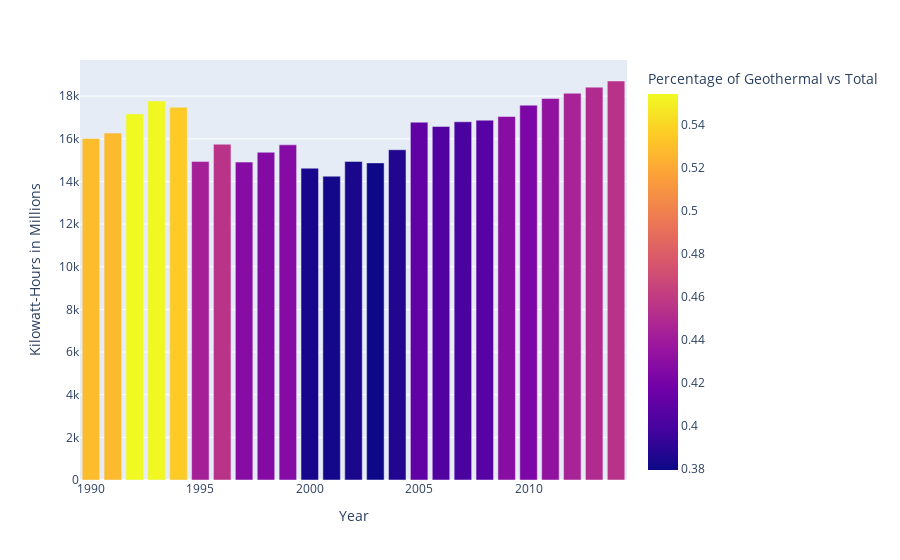

Notebook code for this chart:
### Code cell
geothermal = px.bar(geo_results, x='year', y='quantity', labels={'quantity':'Kilowatt-Hours in Millions', 'year':'Year', 
                    'geo_as_per':'Percentage of Geothermal vs Total'}, hover_data=['geo_as_per'], color='geo_as_per')

geothermal.show()

### Figure 1 — Plotly figure (JSON) as saved in the notebook; plotly's stock layout.template omitted (floating-point values rounded to 4 significant figures)
{"data": [{"alignmentgroup": "True", "customdata": [[0.4539], [0.45], [0.4448], [0.4328], [0.4228], [0.4284], [0.4064], [0.4009], [0.4046], [0.4104], [0.3866], [0.3794], [0.3838], [0.3812], [0.3831], [0.427], [0.4264], [0.4281], [0.4546], [0.4429], [0.5348], [0.5535], [0.5542], [0.5273], [0.5285]], "hoverlabel": {"namelength": 0}, "hovertemplate": "Year=%{x}<br>Kilowatt-Hours in Millions=%{y}<br>Percentage of Geothermal vs Total=%{marker.color}", "legendgroup": "", "marker": {"color": [0.4539, 0.45, 0.4448, 0.4328, 0.4228, 0.4284, 0.4064, 0.4009, 0.4046, 0.4104, 0.3866, 0.3794, 0.3838, 0.3812, 0.3831, 0.427, 0.4264, 0.4281, 0.4546, 0.4429, 0.5348, 0.5535, 0.5542, 0.5273, 0.5285], "coloraxis": "coloraxis"}, "name": "", "offsetgroup": "", "orientation": "v", "showlegend": false, "textposition": "auto", "type": "bar", "x": [2014, 2013, 2012, 2011, 2010, 2009, 2008, 2007, 2006, 2005, 2004, 2003, 2002, 2001, 2000, 1999, 1998, 1997, 1996, 1995, 1994, 1993, 1992, 1991, 1990], "xaxis": "x", "y": [18710, 18422, 18135, 17892, 17577, 17046, 16873, 16798, 16581, 16778, 15487, 14870, 14939, 14246, 14621, 15717, 15369, 14907, 15746, 14941, 17479, 17774, 17168, 16267, 16012], "yaxis": "y"}], "layout": {"barmode": "relative", "coloraxis": {"colorbar": {"title": {"text": "Percentage of Geothermal vs Total"}}, "colorscale": [[0, "#0d0887"], [0.1111, "#46039f"], [0.2222, "#7201a8"], [0.3333, "#9c179e"], [0.4444, "#bd3786"], [0.5556, "#d8576b"], [0.6667, "#ed7953"], [0.7778, "#fb9f3a"], [0.8889, "#fdca26"], [1, "#f0f921"]]}, "legend": {"tracegroupgap": 0}, "margin": {"t": 60}, "xaxis": {"anchor": "y", "domain": [0, 1], "title": {"text": "Year"}}, "yaxis": {"anchor": "x", "domain": [0, 1], "title": {"text": "Kilowatt-Hours in Millions"}}}}
